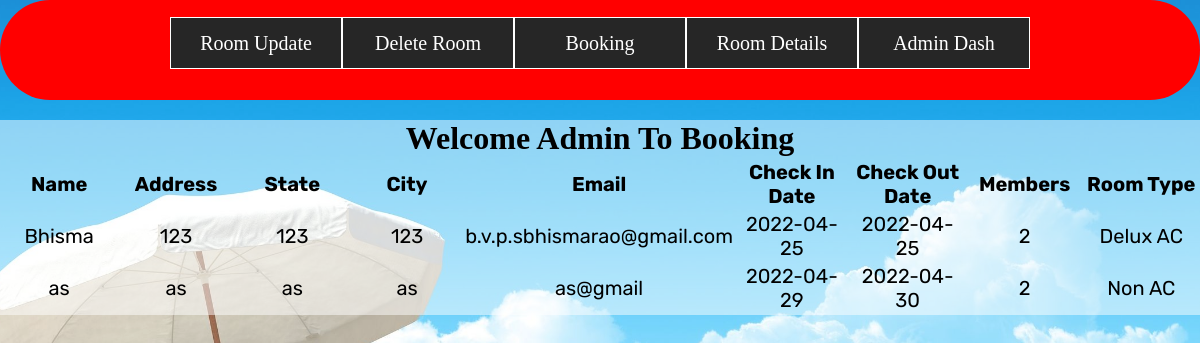
The app's page /res/res/admin/booking.php with its own data.
### res/res/admin/booking.php (the view, shortened to what this page needs)
<?php
 include('../dbcon.php');
?>
<!DOCTYPE html>
<html lang="en">
<head>
    <link rel="stylesheet" href="stylee.css">
</head>
<body>
    <div class="wrapper-container">
    <div class="wrapper">
        <ul>
            <li><a href="#">Room Update</a>
            </li>
            <li><a href="roomdelete.php">Delete Room</a></li>
            <li><a href="booking.php">Booking</a></li>
            <li><a href="roomdetails.php">Room Details</a></li>
            <li><a href="admindash.php">Admin Dash</a></li>
        </ul>
    </div>
    </div>
    <div class="admin-booking">
        <h1 class="admin-book">Welcome Admin To Booking <Section></Section></h1>
        <table>
            <tr>
                    <th width="10%" height="50px">Name</th>
                     <th width="10%" height="50px">Address</th>
                     <th width="10%" height="50px">State</th>
                     <th width="10%" height="50px">City</th>
                     <th width="10%" height="50px">Email</th>
                     <th width="10%" height="50px">Check In Date</th>
                     <th width="10%" height="50px">Check Out Date</th>
                     <th width="10%" height="50px">Members</th>
                     <th width="10%" height="50px">Room Type</th>
            </tr>
            <?php
               $qry="SELECT * FROM `room booking`";
               $run=mysqli_query($sql,$qry);
                 while( $row=mysqli_fetch_assoc($run))
                 {
                    $name=$row['name'];
                    $address=$row['address'];
                    $state=$row['state'];
                    $city=$row['city'];
                    $email=$row['email'];
                    $ci=$row['cin'];
                    $co=$row['cout'];
                    $members=$row['members'];
                    $roomtype=$row['roomtype'];
                    ?>
                    <tr>
                     <td width="10%" height="50px"><center><?php echo $name; ?></center></td>
                     <td width="10%" height="50px"><center><?php echo $address; ?></center></td>
                     <td width="10%" height="50px"><center><?php echo $state; ?></center></td>
                     <td width="10%" height="50px"><center><?php echo $city; ?></center></td>
                     <td width="10%" height="50px"><center><?php echo $email; ?></center></td>
                     <td width="10%" height="50px"><center><?php echo $ci; ?></center></td>
                     <td width="10%" height="50px"><center><?php echo $co; ?></center></td>
                     <td width="10%" height="50px"><center><?php echo $members; ?></center></td>
                     <td width="10%" height="50px"><center><?php echo $roomtype; ?></center></td>
                 </tr>
                    <?php
                 }
            ?>
        </table>
    </div>
</body>
</html>

### res/res/admin/stylee.css (style rules this page uses)
* { margin: 0; padding: 0; }
.wrapper { width: 860px; margin: 0 auto; }
.wrapper-container { background-color: red; width: 100%; height: 100px; position: relative; border-radius: 50px; }
.wrapper ul { list-style: none; padding-top: 2%; }
.wrapper ul li { background: #262626; width: 170px; border: 1px solid #fff; height: 50px; line-height: 50px; text-align: center; float: left; position: relative; }
.wrapper ul li a { color: #fff; font-size: 20px; text-decoration: none; }

### res/res/admin/booking.php (style rules this page uses)
.admin-booking { background:rgba(255,255,255,0.5); }
.admin-booking h1 { text-align:center; margin-top: 20px; }
body::before { position: absolute; content: ""; height: 100%; width: 100%; z-index: -1; opacity: 0.89; background: url('../img/adminhotel2.jpg') center center/cover no-repeat; }
.admin-booking table tr { font-size:20px; font-family: 'Rubik', sans-serif; }

### records on screen
room booking: name "Bhisma", address "123", state "123", city "123", email "b.v.p.sbhismarao@gmail.com", cin "2022-04-25", cout "2022-04-25", members "2", roomtype "Delux AC"
room booking: name "as", address "as", state "as", city "as", email "as@gmail", cin "2022-04-29", cout "2022-04-30", members "2", roomtype "Non AC"
